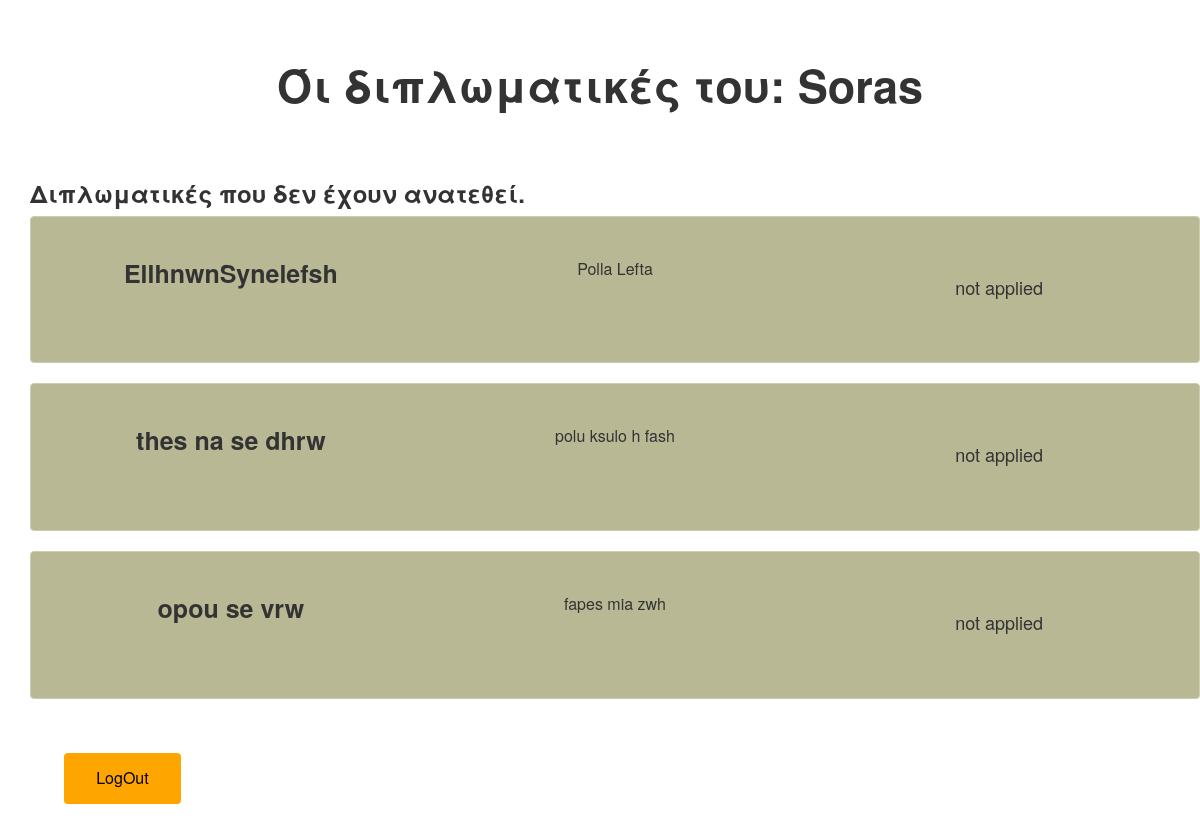
/WebDev/show_projects.php (signed in), run on the app's committed database.
### tables this page shows
CREATE TABLE `projects` (
  `projectID` int(11) NOT NULL,
  `teacher` varchar(20) NOT NULL,
  `student1` varchar(20) DEFAULT NULL,
  `student2` varchar(20) DEFAULT NULL,
  `student3` varchar(20) NOT NULL,
  `projectname` varchar(20) NOT NULL,
  `summary` varchar(500) NOT NULL,
  `status` varchar(20) NOT NULL,
  `grade` int(4) DEFAULT NULL,
  `folder` varchar(20) NOT NULL,
  `date_creation` timestamp NOT NULL DEFAULT CURRENT_TIMESTAMP ON UPDATE CURRENT_TIMESTAMP,
  `date_approved` timestamp NOT NULL DEFAULT '0000-00-00 00:00:00',
  `date_finished` timestamp NOT NULL DEFAULT '0000-00-00 00:00:00'
);

### WebDev/show_projects.php (the view, shortened to what this page needs)
<!DOCTYPE html>
<html lang="en">
    <head>
        <link rel="stylesheet" href="https://maxcdn.bootstrapcdn.com/bootstrap/3.3.7/css/bootstrap.min.css">
        <link rel="stylesheet" type="text/css"  href="css/bootstrap.css">
        <link rel="stylesheet" type="text/css" href="fonts/font-awesome/css/font-awesome.css">
        <link rel="stylesheet" type="text/css"  href="css/style.css">
        <link rel="stylesheet" type="text/css" href="css/responsive.css">
        <link rel="stylesheet" href="https://maxcdn.bootstrapcdn.com/bootstrap/3.3.7/css/bootstrap.min.css">
    </head>
    <body>
        <div class="container">
            <br></br>
            <?php
            $servername = "localhost";
            $username = "root";
            $dbname = "webdev";
            $conn = new mysqli($servername, $username, '', $dbname);
            $teacher = $_SESSION["username"];
            $sql = "SELECT status,projectname,summary FROM projects WHERE teacher = '$teacher' ";
            $result = $conn->query($sql);
            ?>
            <h3 style=" text-align:center; font-weight: bold; font-size:45px;"> Όι διπλωματικές του: <?php echo $teacher; ?></h3>
            <?php
            if ($result->num_rows > 0) {
                $cout = 0;
                while ($row = $result->fetch_assoc()) {
                    if ($row["status"] == 'not applied') {
                        if ($cout == 0) {
                            $cout++;
                            ?>
                            <br>
                            <br>
                            <h3 style="font-weight: bold;">Διπλωματικές που δεν έχουν ανατεθεί.</h3>
                        <?php } ?>
                        <div class="container" style=" border-radius: 4px;  border: 1px solid #ccccb3; background-color:#b8b894; padding:2%; text-align:center;" >
                            <div class="row" style="min-height: 100px;" >
                                <form id="1" action="" method="post">
                                    <div class="col-md-4" >
                                        <h3 style="font-size:25px;  font-weight: bold;"><?php echo $row["projectname"] ?></h3>
                                    </div>
                                    <div class="col-md-4">
                                        <h3 style="font-size: 16px;">  <?php echo $row["summary"] ?> </h3>
                                    </div>
                                    <div class="col-md-4">
                                        <h3 style="padding-top: 18px; font-size: 18px;">  <?php echo $row["status"] ?></h3>
                                    </div>
                                </form>
                            </div>
                        </div>
                        <br>
                        <?php
                    }
                }
                            ?>
                        <?php
            }
            ?>
        </div>
        <div class="container">
            <div class="col-md-12" style="padding:3%">
                <form id="pp" action="students_menu.php" method="post">
                    <input name="log" type="submit" class="button5" style="align-content:center; border-color:#ffa31a;color:black; background-color:orange;" value="LogOut">
                </form>
            </div>
        </div>
    </body>
</html>

### WebDev/css/style.css (style rules this page uses)
html { position: relative; min-height: 100%; }
body, html { font-family: 'Raleway', sans-serif; text-rendering: optimizeLegibility !important; -webkit-font-smoothing: antialiased !important; }
.button5 { background-color: #476b6b ; color: white; padding: 14px 32px; font-size: 16px; border-radius: 4px; border: 1px #5c8a8a; }
@media (min-width: 1200px) { .container { width: 1200px; } }

### data on the page
projects: shows "Διπλωματικές που δεν έχουν ανατεθεί.", projectname "EllhnwnSynelefsh", summary "Polla Lefta", status "not applied"
projects: projectname "thes na se dhrw", summary "polu ksulo h fash", status "not applied"
projects: projectname "opou se vrw", summary "fapes mia zwh", status "not applied"

### other printed values
$teacher "Soras"
